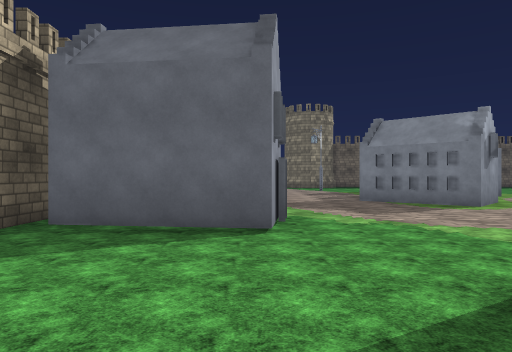
[1] (above)

24 first-person views from a walk through a Unity game level. The camera is 1.4 m above the floor, looks level and sees 70° across. The floor is counted in squares, 2 m on a side. Each view is taken from the middle of a square. On the plan, view 1 faces up. The plan holds only what a view shows up to about 11 squares ahead; the rest is blank. The place goes on beyond the plan. Some animated figures are left out. Surface patterns are stand-ins for the level's own textures.

[2]
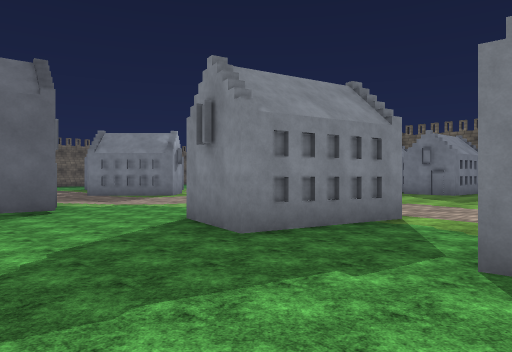

[3]
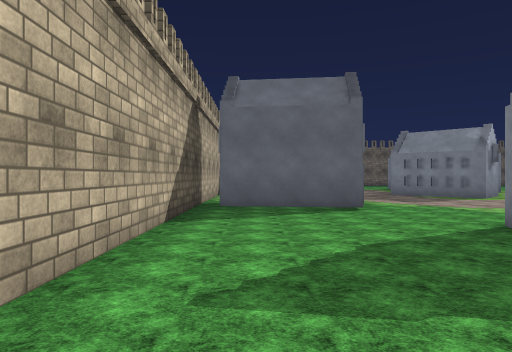

[4]
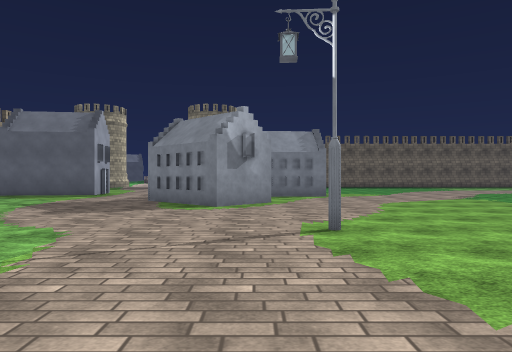

[5]
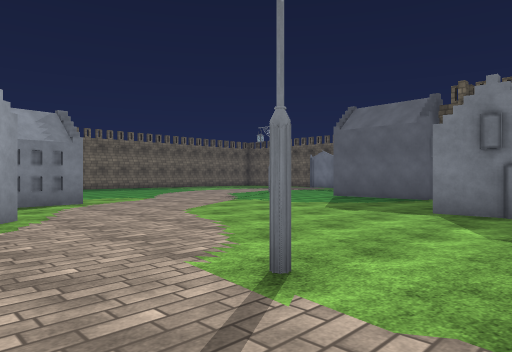

[6]
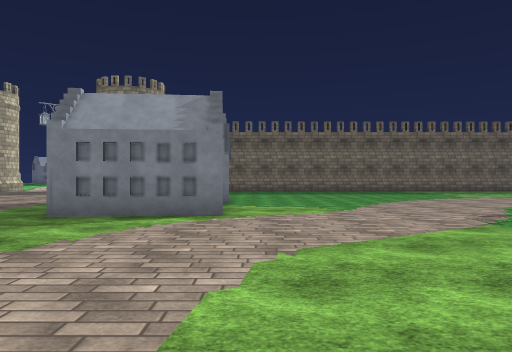

[7]
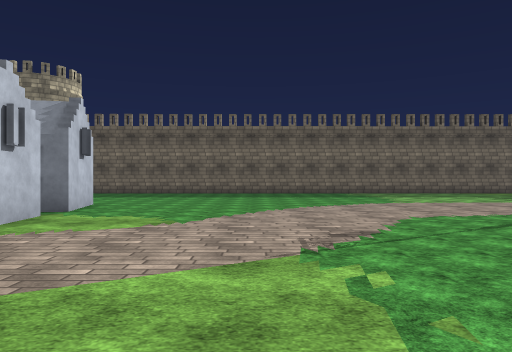

[8]
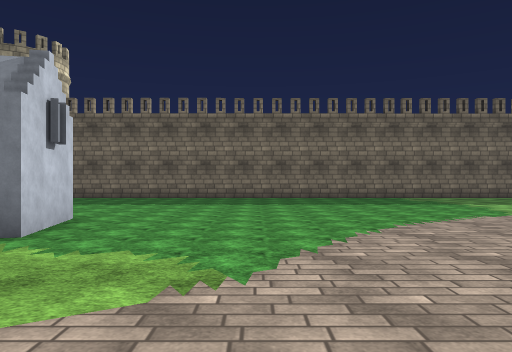

[9]
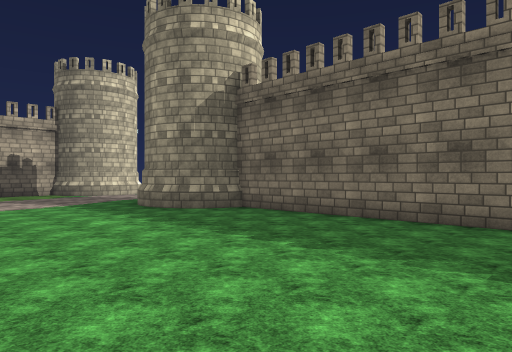

[10]
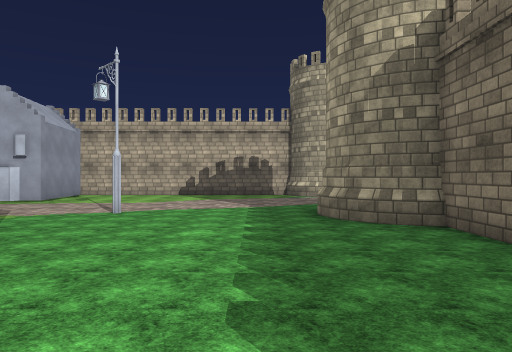

[11]
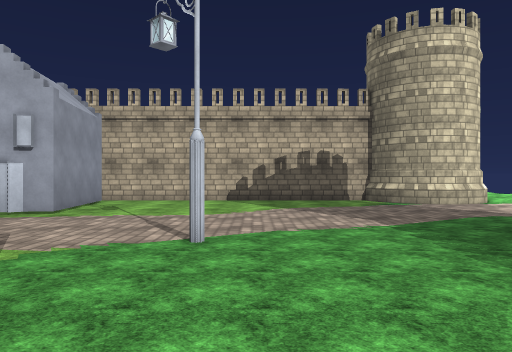

[12]
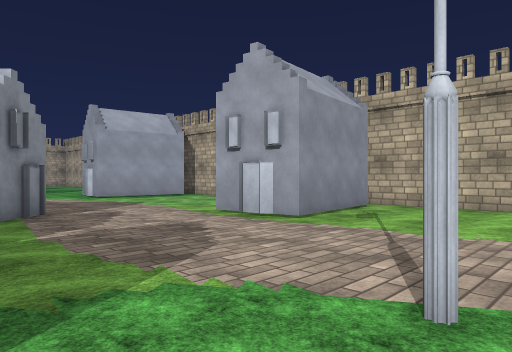

[13]
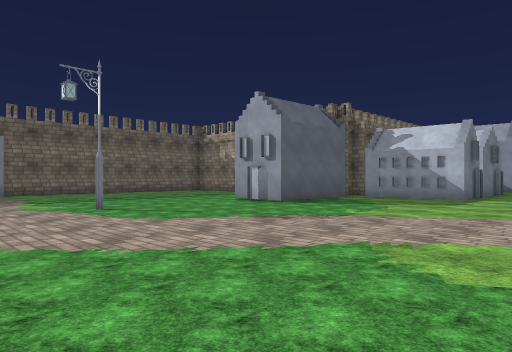

[14]
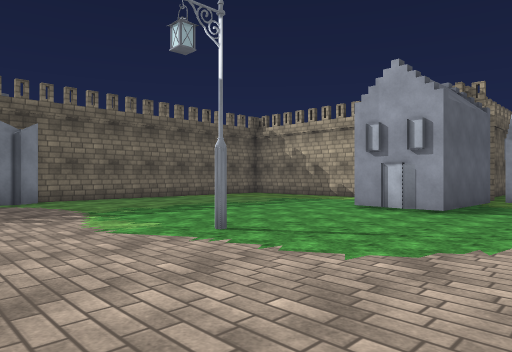

[15]
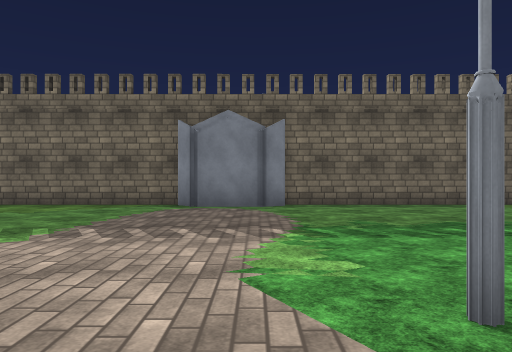

[16]
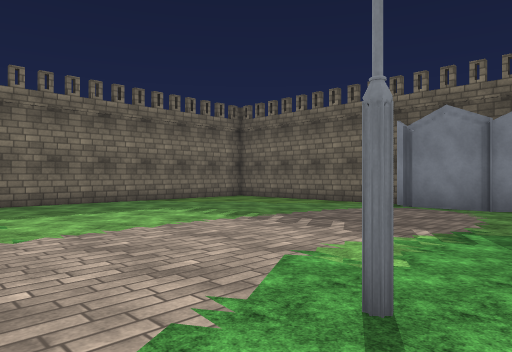

[17]
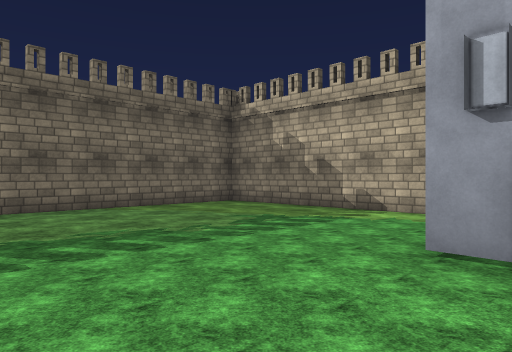

[18]
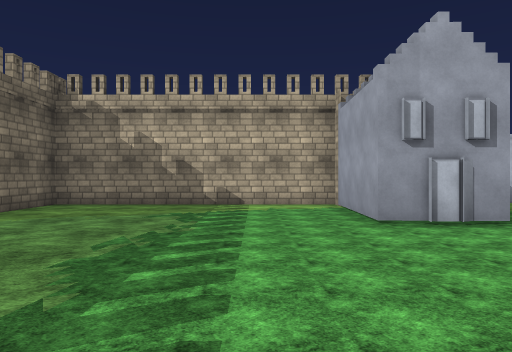

[19]
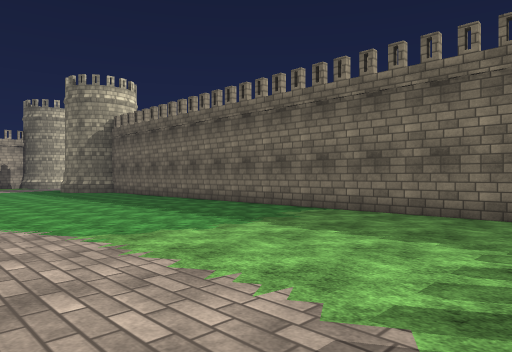

[20]
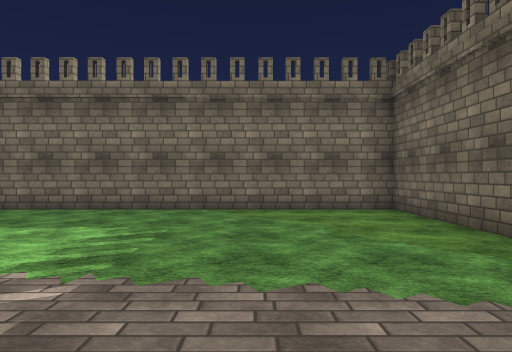

[21]
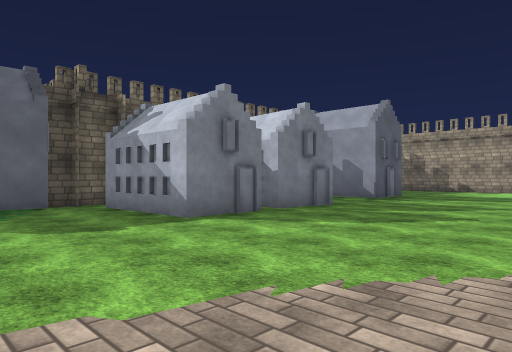

[22]
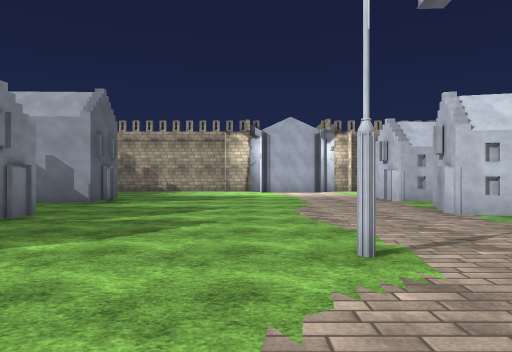

[23]
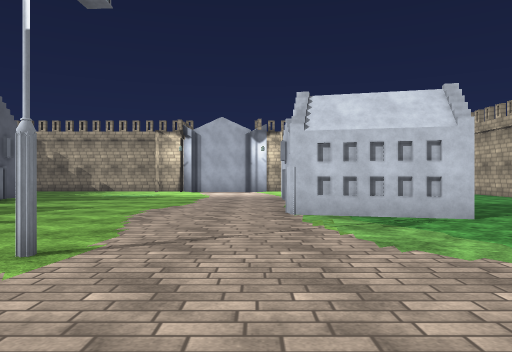

[24]
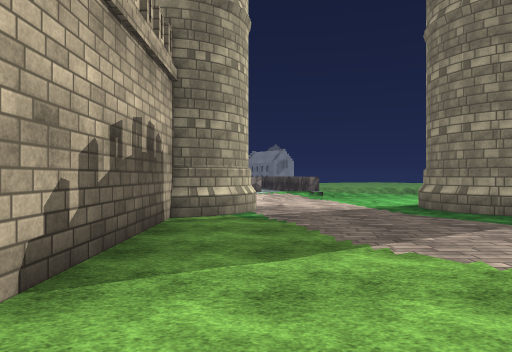

### Floor plan
Key: @ floor where view 1 was taken; # wall or solid block; . main floor; : floor 0.25 m higher than the main floor; / step, stairs or slope; O other object.
Columns run from 4 left of view 1 to 24 right of it. Each row starts with its distance up from view 1.
 26   :/...
 25  //....
 24  O....O
 23  ##...#######################
 22 ##O...O##...................#
 21 #......O....................#
 20 ##..........................#
 19 ##..........................#
 18 ##..........................#
 17 ##.....O... #...............#
 16 # ........  #..............##
 15 # .......O  #..............##
 14 ####O....   O........O......#
 13 #  ##.....###...............#
 12     ........................#
 11    .....#O..................#
 10    ....####.........O.......#
  9    ......##......... #......#
  8  # ................. #......#
  7  #  ................##......#
  6  #  O...............#########
  5  ####......O....#####
  4  #..............O#
  3  #...............#
  2  #....#.........##
  1  #....##O........
  0  #..@.###.........
 -1  #...............##
 -2   .... O#.......O
 -3   .     #.......#

Positions as (right, up) in squares from view 1, and headings:
1: (0, 0), facing up
2: (-2, -3), facing up-right
3: (-2, -3), facing up
4: (6, 0), facing up
5: (5, 3), facing up-right
6: (9, 6), facing up
7: (12, 8), facing up
8: (11, 11), facing up
9: (11, 17), facing up-left
10: (10, 20), facing left
11: (7, 18), facing left
12: (5, 18), facing down-left
13: (9, 17), facing down-right
14: (13, 17), facing down-right
15: (15, 15), facing right
16: (15, 13), facing up-right
17: (16, 13), facing down-right
18: (19, 15), facing down
19: (20, 16), facing up-left
20: (21, 15), facing up
21: (7, 9), facing down-right
22: (8, 8), facing down
23: (5, 8), facing down
24: (-2, 15), facing up
